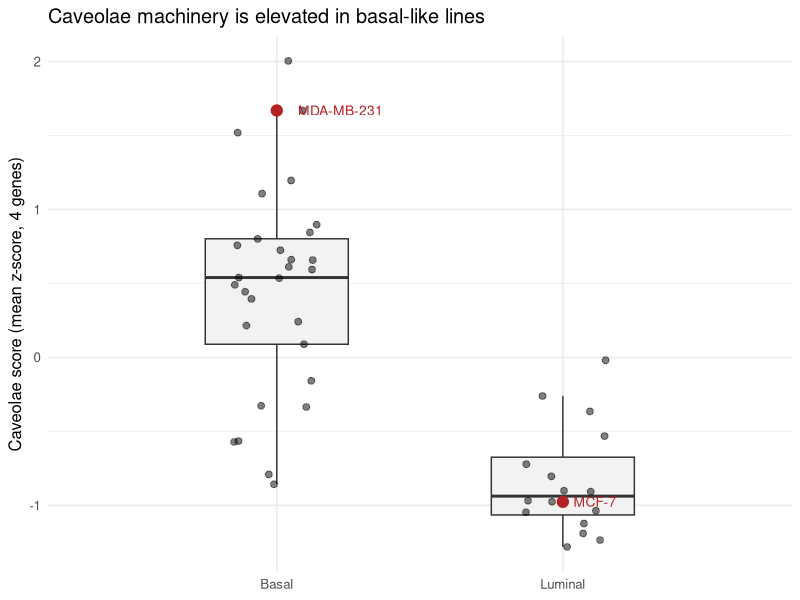

This figure's R source:

library(dplyr)
library(ggplot2)

scores <- read.csv("results/scores.csv")
dir.create("figures", showWarnings = FALSE)

highlight <- scores[scores$ModelID %in% c("ACH-000019","ACH-000768"), ]
highlight$label <- ifelse(highlight$ModelID == "ACH-000019", "MCF-7", "MDA-MB-231")

p3 <- ggplot(scores, aes(x = subtype, y = cav_score)) +
  geom_boxplot(outlier.shape = NA, width = 0.5, fill = "grey95") +
  geom_jitter(width = 0.15, alpha = 0.5, size = 2) +
  geom_point(data = highlight, colour = "firebrick", size = 3.5) +
  geom_text(data = highlight, aes(label = label), hjust = -0.25,
            colour = "firebrick", size = 3.5) +
  scale_x_discrete(expand = expansion(add = 0.8)) +
  labs(x = NULL, y = "Caveolae score (mean z-score, 4 genes)",
       title = "Caveolae machinery is elevated in basal-like lines") +
  theme_minimal(base_size = 12)

ggsave("figures/fig3_caveolae_score.png", p3, width = 6.5, height = 5, dpi = 300)
